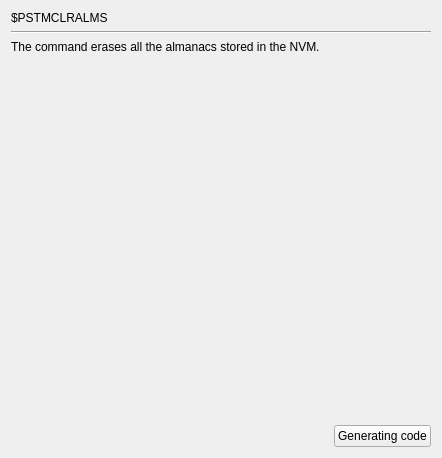
     <widget class="QWidget" name="page_PSTMCLRALMS">
      <layout class="QGridLayout" name="gridLayout_8">
       <item row="0" column="0">
        <widget class="QLabel" name="label_41">
         <property name="text">
          <string>$PSTMCLRALMS</string>
         </property>
        </widget>
       </item>
       <item row="1" column="0" colspan="3">
        <widget class="Line" name="line_4">
         <property name="orientation">
          <enum>Qt::Horizontal</enum>
         </property>
        </widget>
       </item>
       <item row="2" column="0" colspan="3">
        <widget class="QLabel" name="label_42">
         <property name="text">
          <string>The command erases all the almanacs stored in the NVM.</string>
         </property>
        </widget>
       </item>
       <item row="3" column="2">
        <spacer name="verticalSpacer_8">
         <property name="orientation">
          <enum>Qt::Vertical</enum>
         </property>
         <property name="sizeHint" stdset="0">
          <size>
           <width>20</width>
           <height>365</height>
          </size>
         </property>
        </spacer>
       </item>
       <item row="4" column="1">
        <spacer name="horizontalSpacer_6">
         <property name="orientation">
          <enum>Qt::Horizontal</enum>
         </property>
         <property name="sizeHint" stdset="0">
          <size>
           <width>214</width>
           <height>20</height>
          </size>
         </property>
        </spacer>
       </item>
       <item row="4" column="2">
        <widget class="QPushButton" name="GC2_PSTMCLRALMS">
         <property name="text">
          <string>Generating code</string>
         </property>
        </widget>
       </item>
      </layout>
     </widget>
